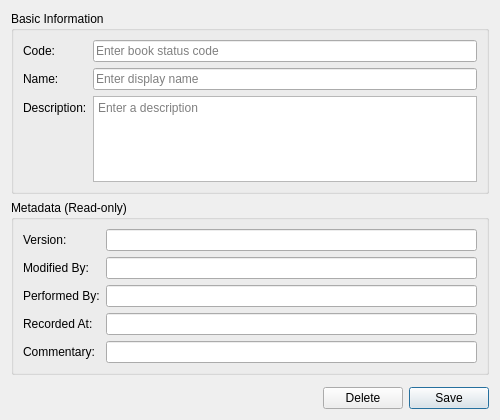
<?xml version="1.0" encoding="UTF-8"?>
<ui version="4.0">
 <class>BookStatusDetailDialog</class>
 <widget class="QWidget" name="BookStatusDetailDialog">
  <property name="geometry">
   <rect>
    <x>0</x>
    <y>0</y>
    <width>500</width>
    <height>420</height>
   </rect>
  </property>
  <property name="sizePolicy">
   <sizepolicy hsizetype="Preferred" vsizetype="Preferred">
    <horstretch>0</horstretch>
    <verstretch>0</verstretch>
   </sizepolicy>
  </property>
  <property name="minimumSize">
   <size>
    <width>450</width>
    <height>0</height>
   </size>
  </property>
  <property name="windowTitle">
   <string>Book Status Details</string>
  </property>
  <layout class="QVBoxLayout" name="verticalLayout">
   <item>
    <widget class="QGroupBox" name="basicInfoGroup">
     <property name="title">
      <string>Basic Information</string>
     </property>
     <layout class="QFormLayout" name="formLayout">
      <item row="0" column="0">
       <widget class="QLabel" name="labelCode">
        <property name="text">
         <string>Code:</string>
        </property>
       </widget>
      </item>
      <item row="0" column="1">
       <widget class="QLineEdit" name="codeEdit">
        <property name="placeholderText">
         <string>Enter book status code</string>
        </property>
       </widget>
      </item>
      <item row="1" column="0">
       <widget class="QLabel" name="labelName">
        <property name="text">
         <string>Name:</string>
        </property>
       </widget>
      </item>
      <item row="1" column="1">
       <widget class="QLineEdit" name="nameEdit">
        <property name="placeholderText">
         <string>Enter display name</string>
        </property>
       </widget>
      </item>
      <item row="2" column="0">
       <widget class="QLabel" name="labelDescription">
        <property name="text">
         <string>Description:</string>
        </property>
       </widget>
      </item>
      <item row="2" column="1">
       <widget class="QTextEdit" name="descriptionEdit">
        <property name="minimumSize">
         <size>
          <width>0</width>
          <height>80</height>
         </size>
        </property>
        <property name="maximumSize">
         <size>
          <width>16777215</width>
          <height>120</height>
         </size>
        </property>
        <property name="placeholderText">
         <string>Enter a description</string>
        </property>
       </widget>
      </item>
     </layout>
    </widget>
   </item>
   <item>
    <widget class="QGroupBox" name="metadataGroup">
     <property name="title">
      <string>Metadata (Read-only)</string>
     </property>
     <layout class="QFormLayout" name="formLayout_2">
      <item row="0" column="0">
       <widget class="QLabel" name="labelVersion">
        <property name="text">
         <string>Version:</string>
        </property>
       </widget>
      </item>
      <item row="0" column="1">
       <widget class="QLineEdit" name="versionEdit">
        <property name="readOnly">
         <bool>true</bool>
        </property>
       </widget>
      </item>
      <item row="1" column="0">
       <widget class="QLabel" name="labelModifiedBy">
        <property name="text">
         <string>Modified By:</string>
        </property>
       </widget>
      </item>
      <item row="1" column="1">
       <widget class="QLineEdit" name="modifiedByEdit">
        <property name="readOnly">
         <bool>true</bool>
        </property>
       </widget>
      </item>
      <item row="2" column="0">
       <widget class="QLabel" name="labelPerformedBy">
        <property name="text">
         <string>Performed By:</string>
        </property>
       </widget>
      </item>
      <item row="2" column="1">
       <widget class="QLineEdit" name="performedByEdit">
        <property name="readOnly">
         <bool>true</bool>
        </property>
       </widget>
      </item>
      <item row="3" column="0">
       <widget class="QLabel" name="labelRecordedAt">
        <property name="text">
         <string>Recorded At:</string>
        </property>
       </widget>
      </item>
      <item row="3" column="1">
       <widget class="QLineEdit" name="recordedAtEdit">
        <property name="readOnly">
         <bool>true</bool>
        </property>
       </widget>
      </item>
      <item row="4" column="0">
       <widget class="QLabel" name="labelCommentary">
        <property name="text">
         <string>Commentary:</string>
        </property>
       </widget>
      </item>
      <item row="4" column="1">
       <widget class="QLineEdit" name="commentaryEdit">
        <property name="readOnly">
         <bool>true</bool>
        </property>
       </widget>
      </item>
     </layout>
    </widget>
   </item>
   <item>
    <spacer name="verticalSpacer">
     <property name="orientation">
      <enum>Qt::Vertical</enum>
     </property>
     <property name="sizeHint" stdset="0">
      <size>
       <width>20</width>
       <height>40</height>
      </size>
     </property>
    </spacer>
   </item>
   <item>
    <layout class="QHBoxLayout" name="buttonLayout">
     <item>
      <spacer name="horizontalSpacer">
       <property name="orientation">
        <enum>Qt::Horizontal</enum>
       </property>
       <property name="sizeHint" stdset="0">
        <size>
         <width>40</width>
         <height>20</height>
        </size>
       </property>
      </spacer>
     </item>
     <item>
      <widget class="QPushButton" name="deleteButton">
       <property name="text">
        <string>Delete</string>
       </property>
      </widget>
     </item>
     <item>
      <widget class="QPushButton" name="saveButton">
       <property name="text">
        <string>Save</string>
       </property>
       <property name="default">
        <bool>true</bool>
       </property>
      </widget>
     </item>
    </layout>
   </item>
  </layout>
 </widget>
 <resources/>
 <connections/>
</ui>
